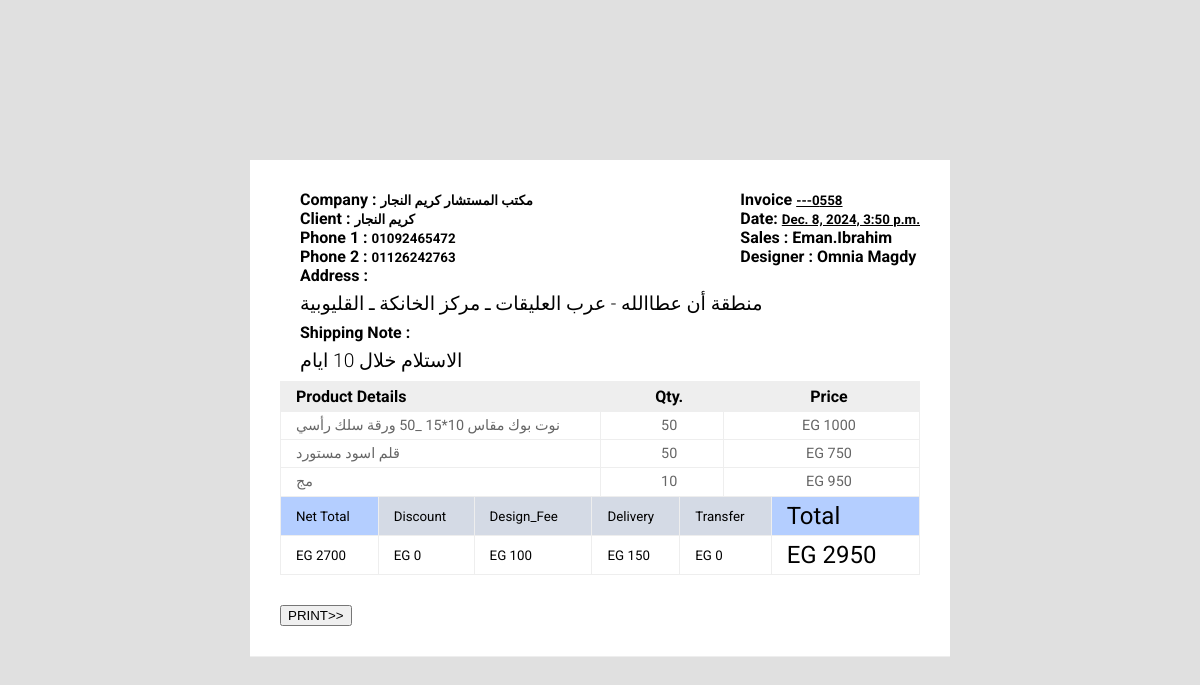
Screenshot of /Etbaly_Shokran_order_list/558 (signed in) with the database file from the repository.
### Etbaly_Shokran/models.py (models this page shows, shortened)
class Etbaly_Shokran_Order(models.Model):
    Sales = models.ForeignKey(get_user_model(), on_delete=models.PROTECT, related_name='Etbaly_Shokran_Order_Sales',)
    Customer = models.ForeignKey(Etbaly_Shokran_Customer,related_name='Etbaly_Shokran_order_customer',on_delete=models.PROTECT)
    Source=models.ForeignKey(SourceChannel,related_name='Etbaly_Shokran_order_Source',on_delete=models.PROTECT)
    Status=models.ForeignKey(Order_Status,related_name='Etbaly_Shokran_order_status',on_delete=models.PROTECT)
    Feedback=models.ForeignKey(Order_Feedback,related_name='Etbaly_Shokran_Order_Feedback',on_delete=models.PROTECT)
    Designer=models.ForeignKey(Designer,related_name='Etbaly_Shokran_order_Designer',on_delete=models.PROTECT)
    Design = models.FileField(upload_to=user_directory_path,null=True,blank=True)
    Discount=models.IntegerField(("Discount"),default=0)
    Delivery=models.IntegerField(("Delivery"),default=0)
    Design_Fees=models.IntegerField(("Design_Fees"),default=0)
    Transfer=models.IntegerField(("Transfer"),default=0)
    Shipping = models.TextField(("Shipping"),max_length=250)
    Order_Note=models.CharField(("Note"), max_length=50,null=True,blank=True)
    Created = models.DateTimeField(auto_now_add=True)
    Updated= models.DateTimeField(auto_now=True)
    class Meta:
        verbose_name_plural ="Orders"
    def Order_Total(self):
        total = 0
        Order_detail = self.Etbaly_Shokran_order_Detail.all()
        for order in Order_detail:
            total+=int(1)*int(order.Price)
        return total
    def Cost(self):
        cost = self.Order_Total()+int(self.Delivery)+int(self.Design_Fees)-int(self.Discount)-int(self.Transfer)
        return cost

class Etbaly_Shokran_Customer(models.Model):
    Company=models.CharField(("Company"), max_length=100,unique=True)
    Client=models.CharField(("Client"), max_length=100)
    Phone_1=models.CharField(("Phone 1 "), max_length=11,unique=True)
    Phone_2=models.CharField(("Phone 2 "), max_length=11,null=True,blank=True,unique=True)
    Governorate = models.ForeignKey(Governorate,related_name='Etbaly_Shokran_Customer_city',on_delete=models.PROTECT)
    Address=models.TextField(("Address"), max_length=250)
    Email=models.CharField(("Email"), max_length=50 ,null=True,blank=True,unique=True)
    Note=models.CharField(("Note"), max_length=50,null=True,blank=True)
    Created = models.DateTimeField(auto_now_add=True)
    Updated= models.DateTimeField(auto_now=True)
    def __str__(self) :
        return f"""{self.Company}"""
    class Meta:
        verbose_name_plural ="Customers"

class Etbaly_Shokran_OrderDetail(models.Model):
    Order = models.ForeignKey(Etbaly_Shokran_Order,related_name='Etbaly_Shokran_order_Detail',on_delete=models.CASCADE)
    Item = models.ForeignKey(Item,related_name='Etbaly_Shokran_Item_Category',on_delete=models.PROTECT)
    Item_Name = models.TextField(("Item_Name"),max_length=250)
    Quantity = models.IntegerField(("Quantity"),default=0)
    Price = models.IntegerField(("Price"),default=0)
    Note=models.CharField(("Note"), max_length=50,null=True,blank=True)
    class Meta:
        verbose_name_plural ="Order_Items"

### CRM_Data/models.py (models this page shows)
class Designer(models.Model):
    name=models.CharField(("Designer"), max_length=50,unique=True)
    note=models.CharField(("Note"), max_length=50,null=True,blank=True)
    def __str__(self) :
        return f"""{self.name}"""
    class Meta:
        verbose_name_plural ="Designer"

### CRM_Data/views.py (the view)
# urls.py: path('Etbaly_Shokran_order_list/<int:id>',views.Etbaly_Shokran_invoice,name='Etbaly_Shokran_invoice'),
@login_required
def Etbaly_Shokran_invoice(request, id):
        obj = get_object_or_404(Etbaly_Shokran_Order, id=id)
        context={'order':obj}
        return render(request, 'Etbaly_Shokran/Etbaly_Shokran_invoice.html', context)

### CRM_Data/templates/Etbaly_Shokran/Etbaly_Shokran_invoice.html (shortened to what this page needs)
{% load static %}
<!DOCTYPE html>
<html lang="en">
<head>
    <link rel="stylesheet" href="{% static 'en/css/invoice.css' %}">
</head>
<body>
    <div id="invoiceholder">
    <div div id="headerimage"> </div>
      <div id="invoice" class="effect2">
               <div id="invoice-mid">
          <div class="title">
            <h4> Invoice <small><u>---0{{order.id}} </u></small></h4>
            <h4>Date: <small><u>{{order.Created }}</u></small></h4>
              <h4>Sales : {{order.Sales }}</h4>
              <h4>Designer : {{order.Designer }}</h4>
          </div>
          <div class="info">
            <h4> Company :  <small>{{order.Customer}} </small></h4>
            <h4>Client : <small>{{order.Customer.Client}}</small></h4>
              <h4>Phone 1 : <small>{{order.Customer.Phone_1}}</small></h4>
              <h4>Phone 2 : <small>{{order.Customer.Phone_2}}</small></h4>
          </div>
          <br>
          <br>
          <br>
          <div class="info">
            <h4>Address : </h4>
		<h3>{{order.Customer.Address}}</h3>
		<h4>Shipping Note : </h4>
		<h3>{{order.Shipping}}</h3>
          </div>
        <div >
          <div id="table">
            <table>
              <tr class="tabletitle">
                <td class="item"><h4 >Product Details</h4></td>
                <td class="Hours"><h4 style="text-align: center;">Qty.</h4></td>
                <td class="Rate"><h4 style="text-align: center;">Price</h4></td>
              </tr>
              {% for item in order.Etbaly_Shokran_order_Detail.all %}
              <tr class="service">
                <td class="tableitem"><p class="itemtext" >{{item.Item_Name}}</p></td>
                <td class="tableitem"><p class="itemtext" style="text-align: center;"> {{item.Quantity}}</p></td>
                <td class="tableitem"><p class="itemtext" style="text-align: center;">EG {{item.Price}}</p></td>
              </tr>
              {% endfor %}
            </table>
            <table>
              <tr class="tabletitle" >
                <tr>
                  <td style=" background-color:rgb(180, 206, 255);text-align: left;font-size: smaller;"  >Net Total</td>
                  <td style=" background-color:rgb(212, 218, 229);text-align: left;font-size: smaller;" >Discount</td>
                  <td style=" background-color:rgb(212, 218, 229);text-align: left;font-size: smaller;" >Design_Fee</td>
                  <td style=" background-color:rgb(212, 218, 229);text-align: left;font-size: smaller;" >Delivery</td>
                  <td style=" background-color:rgb(212, 218, 229);text-align: left;font-size: smaller;" >Transfer</td>
                  <td style=" background-color:rgb(180, 206, 255);text-align: left;font-size: x-large;" >Total</td>
                </tr>
                <tr>
                  <td style="text-align: left;font-size: smaller;" >EG {{order.Order_Total}}</td>
                  <td style="text-align: left;font-size: smaller;" >EG {{order.Discount}}</td>
                  <td style="text-align: left;font-size: smaller;" >EG {{order.Design_Fees}}</td>
                  <td style="text-align: left;font-size: smaller;" >EG {{order.Delivery}}</td>
                  <td style="text-align: left;font-size: smaller;" >EG {{order.Transfer}}</td>
                  <td style="text-align: left;font-size: x-large;" >EG {{order.Cost}}</td>
                </tr>
              </tr>
            </table>
          </div>
          <div id="legalcopy">
            <button type="button"  onclick="window.print()">PRINT>></button>
          </div>
        </div>
      </div>
    </div>
</body>
</html>

### static/en/css/invoice.css (style rules this page uses)
* { margin: 0; box-sizing: border-box; }
body { background: #e0e0e0; font-family: 'Roboto', sans-serif; background-image:'#'; background-repeat: repeat-y; background-size: 100%; }
h3 { font-size: 1.2em; font-weight: 300; line-height: 2em; }
p { font-size: .7em; color: #666; line-height: 1.2em; }
#invoiceholder { width:100%; hieght: 100%; padding-top: 100px; }
#headerimage { z-index:-1; position:relative; top: -50px; height: 350px; background-size: 1920px 80%; background-position: 50% -90%; }
#invoice { position: relative; top: -290px; margin: 0 auto; width: 700px; background: #FFF; }
[id*='invoice-'] { border-bottom: 1px solid #EEE; padding: 30px; }
#invoice-mid { min-height: 120px; }
.info { display: block; float:left; margin-left: 20px; }
.title { float: right; }
table { width: 100%; border-collapse: collapse; }
td { padding: 5px 0 5px 15px; border: 1px solid #EEE; word-break: break-all; }
.tabletitle { padding: 5px; background: #EEE; }
.service { border: 1px solid #EEE; }
.item { width: 50%; }
.itemtext { font-size: .9em; }
#legalcopy { margin-top: 30px; }

### rows the page displays
Etbaly_Shokran_Order: id "558", Created "Dec. 8, 2024, 3:50 p.m.", Sales "Eman.Ibrahim", Designer "Omnia Magdy", Customer "مكتب المستشار كريم النجار", Customer.Client "كريم النجار", Customer.Phone_1 "01092465472", Customer.Phone_2 "01126242763", Customer.Address "منطقة أن عطاالله - عرب العليقات ـ مركز الخانكة ـ القليوبية", Shipping "الاستلام خلال 10 ايام", Order_Total "2700", Discount "0", Design_Fees "100", Delivery "150", Transfer "0", Cost "2950"
Etbaly_Shokran_OrderDetail: Item_Name "نوت بوك مقاس 10*15 _50 ورقة سلك رأسي", Quantity "50", Price "1000"
Etbaly_Shokran_OrderDetail: Item_Name "قلم اسود مستورد", Quantity "50", Price "750"
Etbaly_Shokran_OrderDetail: Item_Name "مج", Quantity "10", Price "950"
